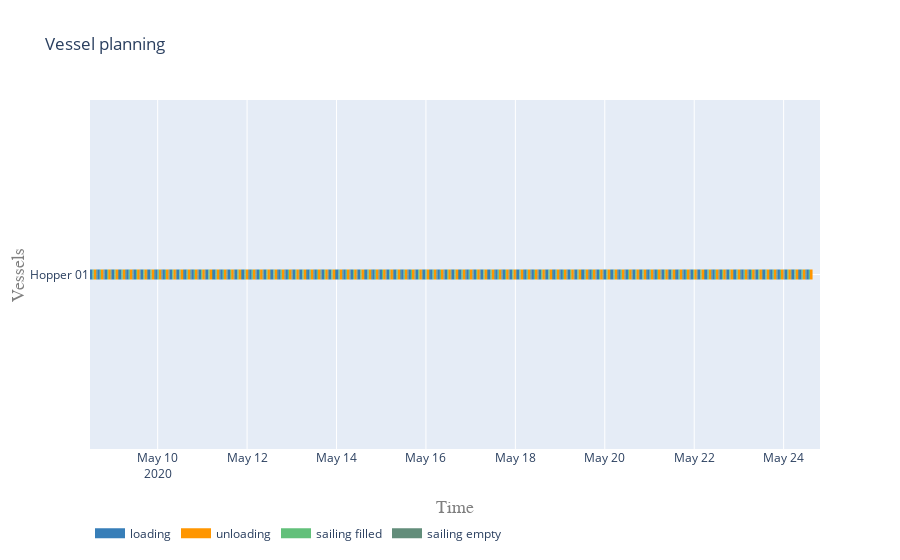

The code cell stored with this chart in its notebook:
### Markdown cell above
#### Vessel planning

### Code cell
vessels = [hopper]

activities = ['loading', 'unloading', 'sailing filled', 'sailing empty']
colors = {0:'rgb(55,126,184)', 1:'rgb(255,150,0)', 2:'rgb(98, 192, 122)', 3:'rgb(98, 141, 122)'}

plot.vessel_planning(vessels, activities, colors)

### Figure 1 — Plotly figure (JSON) as saved in the notebook; plotly's stock layout.template omitted (floating-point values rounded to 4 significant figures; data arrays with more than 128 entries replaced by an {"elided": "..."} marker saying what was removed)
{"data": [{"connectgaps": false, "hoverinfo": "y+name", "line": {"color": "rgb(55,126,184)", "width": 10}, "mode": "lines", "name": "loading", "type": "scatter", "x": {"elided": "500 str values"}, "y": {"elided": "500 str values"}}, {"connectgaps": false, "hoverinfo": "y+name", "line": {"color": "rgb(255,150,0)", "width": 10}, "mode": "lines", "name": "unloading", "type": "scatter", "x": {"elided": "500 str values"}, "y": {"elided": "500 str values"}}, {"connectgaps": false, "hoverinfo": "y+name", "line": {"color": "rgb(98, 192, 122)", "width": 10}, "mode": "lines", "name": "sailing filled", "type": "scatter", "x": {"elided": "500 str values"}, "y": {"elided": "500 str values"}}, {"connectgaps": false, "hoverinfo": "y+name", "line": {"color": "rgb(98, 141, 122)", "width": 10}, "mode": "lines", "name": "sailing empty", "type": "scatter", "x": {"elided": "495 str values"}, "y": {"elided": "495 str values"}}], "layout": {"hovermode": "closest", "legend": {"orientation": "h", "x": 0, "y": -0.2}, "title": {"text": "Vessel planning"}, "xaxis": {"range": ["2020-05-08T11:41:05", "2020-05-24T19:31:00.844910"], "title": {"font": {"color": "#7f7f7f", "family": "Courier New, monospace", "size": 18}, "text": "Time"}}, "yaxis": {"title": {"font": {"color": "#7f7f7f", "family": "Courier New, monospace", "size": 18}, "text": "Vessels"}}}}
